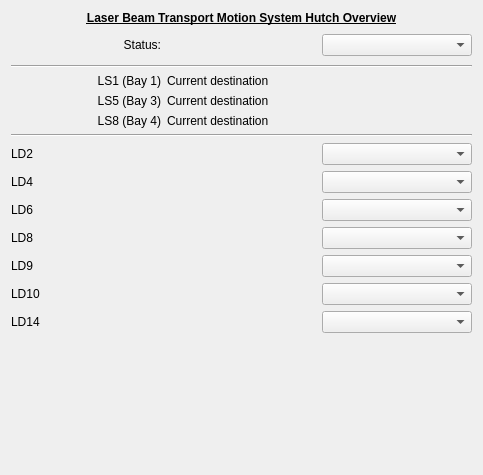
<?xml version="1.0" encoding="UTF-8"?>
<ui version="4.0">
 <class>Form</class>
 <widget class="QWidget" name="Form">
  <property name="geometry">
   <rect>
    <x>0</x>
    <y>0</y>
    <width>483</width>
    <height>475</height>
   </rect>
  </property>
  <property name="windowTitle">
   <string>Laser Beam Transport Motion System Hutch Overview</string>
  </property>
  <layout class="QGridLayout" name="gridLayout">
   <item row="9" column="2">
    <widget class="PyDMEnumComboBox" name="PyDMEnumComboBox_3">
     <property name="toolTip">
      <string/>
     </property>
     <property name="alarmSensitiveContent" stdset="0">
      <bool>false</bool>
     </property>
     <property name="alarmSensitiveBorder" stdset="0">
      <bool>true</bool>
     </property>
     <property name="channel" stdset="0">
      <string>ca://LTLHN:LD4:BTPS:YieldsControl</string>
     </property>
    </widget>
   </item>
   <item row="1" column="0">
    <widget class="QLabel" name="label">
     <property name="text">
      <string>Status:</string>
     </property>
     <property name="alignment">
      <set>Qt::AlignRight|Qt::AlignTrailing|Qt::AlignVCenter</set>
     </property>
    </widget>
   </item>
   <item row="4" column="1">
    <widget class="BtmsLaserDestinationLabel" name="current_dest_label_2">
     <property name="sizePolicy">
      <sizepolicy hsizetype="Preferred" vsizetype="Maximum">
       <horstretch>0</horstretch>
       <verstretch>0</verstretch>
      </sizepolicy>
     </property>
     <property name="text">
      <string>Current destination</string>
     </property>
     <property name="channel" stdset="0">
      <string>ca://LTLHN:LS5:BTPS:CurrentLD_RBV</string>
     </property>
    </widget>
   </item>
   <item row="11" column="2">
    <widget class="PyDMEnumComboBox" name="PyDMEnumComboBox_5">
     <property name="toolTip">
      <string/>
     </property>
     <property name="alarmSensitiveContent" stdset="0">
      <bool>false</bool>
     </property>
     <property name="alarmSensitiveBorder" stdset="0">
      <bool>true</bool>
     </property>
     <property name="channel" stdset="0">
      <string>ca://LTLHN:LD8:BTPS:YieldsControl</string>
     </property>
    </widget>
   </item>
   <item row="5" column="1">
    <widget class="BtmsLaserDestinationLabel" name="current_dest_label_3">
     <property name="sizePolicy">
      <sizepolicy hsizetype="Preferred" vsizetype="Maximum">
       <horstretch>0</horstretch>
       <verstretch>0</verstretch>
      </sizepolicy>
     </property>
     <property name="text">
      <string>Current destination</string>
     </property>
     <property name="channel" stdset="0">
      <string>ca://LTLHN:LS8:BTPS:CurrentLD_RBV</string>
     </property>
    </widget>
   </item>
   <item row="14" column="1">
    <widget class="PyDMLabel" name="PyDMLabel_22">
     <property name="font">
      <font>
       <weight>75</weight>
       <bold>true</bold>
      </font>
     </property>
     <property name="toolTip">
      <string/>
     </property>
     <property name="precision" stdset="0">
      <number>0</number>
     </property>
     <property name="showUnits" stdset="0">
      <bool>false</bool>
     </property>
     <property name="precisionFromPV" stdset="0">
      <bool>true</bool>
     </property>
     <property name="alarmSensitiveContent" stdset="0">
      <bool>true</bool>
     </property>
     <property name="alarmSensitiveBorder" stdset="0">
      <bool>true</bool>
     </property>
     <property name="channel" stdset="0">
      <string>ca://LTLHN:LD14:BTPS:YieldsControl_RBV</string>
     </property>
    </widget>
   </item>
   <item row="10" column="1">
    <widget class="PyDMLabel" name="PyDMLabel_18">
     <property name="font">
      <font>
       <weight>75</weight>
       <bold>true</bold>
      </font>
     </property>
     <property name="toolTip">
      <string/>
     </property>
     <property name="precision" stdset="0">
      <number>0</number>
     </property>
     <property name="showUnits" stdset="0">
      <bool>false</bool>
     </property>
     <property name="precisionFromPV" stdset="0">
      <bool>true</bool>
     </property>
     <property name="alarmSensitiveContent" stdset="0">
      <bool>true</bool>
     </property>
     <property name="alarmSensitiveBorder" stdset="0">
      <bool>true</bool>
     </property>
     <property name="channel" stdset="0">
      <string>ca://LTLHN:LD6:BTPS:YieldsControl_RBV</string>
     </property>
    </widget>
   </item>
   <item row="3" column="1">
    <widget class="BtmsLaserDestinationLabel" name="current_dest_label">
     <property name="sizePolicy">
      <sizepolicy hsizetype="Preferred" vsizetype="Maximum">
       <horstretch>0</horstretch>
       <verstretch>0</verstretch>
      </sizepolicy>
     </property>
     <property name="text">
      <string>Current destination</string>
     </property>
     <property name="channel" stdset="0">
      <string>ca://LTLHN:LS1:BTPS:CurrentLD_RBV</string>
     </property>
    </widget>
   </item>
   <item row="4" column="0">
    <widget class="QLabel" name="source_name_label_2">
     <property name="sizePolicy">
      <sizepolicy hsizetype="Preferred" vsizetype="Maximum">
       <horstretch>0</horstretch>
       <verstretch>0</verstretch>
      </sizepolicy>
     </property>
     <property name="text">
      <string>LS5 (Bay 3)</string>
     </property>
     <property name="alignment">
      <set>Qt::AlignRight|Qt::AlignTrailing|Qt::AlignVCenter</set>
     </property>
    </widget>
   </item>
   <item row="11" column="1">
    <widget class="PyDMLabel" name="PyDMLabel_19">
     <property name="font">
      <font>
       <weight>75</weight>
       <bold>true</bold>
      </font>
     </property>
     <property name="toolTip">
      <string/>
     </property>
     <property name="precision" stdset="0">
      <number>0</number>
     </property>
     <property name="showUnits" stdset="0">
      <bool>false</bool>
     </property>
     <property name="precisionFromPV" stdset="0">
      <bool>true</bool>
     </property>
     <property name="alarmSensitiveContent" stdset="0">
      <bool>true</bool>
     </property>
     <property name="alarmSensitiveBorder" stdset="0">
      <bool>true</bool>
     </property>
     <property name="channel" stdset="0">
      <string>ca://LTLHN:LD8:BTPS:YieldsControl_RBV</string>
     </property>
    </widget>
   </item>
   <item row="14" column="0">
    <layout class="QHBoxLayout" name="horizontalLayout_14">
     <item>
      <widget class="QLabel" name="label_16">
       <property name="text">
        <string>LD14</string>
       </property>
      </widget>
     </item>
     <item>
      <widget class="PyDMLabel" name="PyDMLabel_14">
       <property name="font">
        <font>
         <weight>75</weight>
         <bold>true</bold>
        </font>
       </property>
       <property name="toolTip">
        <string/>
       </property>
       <property name="precision" stdset="0">
        <number>0</number>
       </property>
       <property name="showUnits" stdset="0">
        <bool>false</bool>
       </property>
       <property name="precisionFromPV" stdset="0">
        <bool>true</bool>
       </property>
       <property name="alarmSensitiveContent" stdset="0">
        <bool>true</bool>
       </property>
       <property name="alarmSensitiveBorder" stdset="0">
        <bool>true</bool>
       </property>
       <property name="channel" stdset="0">
        <string>ca://LTLHN:LD14:BTPS:Name_RBV</string>
       </property>
       <property name="displayFormat" stdset="0">
        <enum>PyDMLabel::String</enum>
       </property>
      </widget>
     </item>
    </layout>
   </item>
   <item row="10" column="0">
    <layout class="QHBoxLayout" name="horizontalLayout_10">
     <item>
      <widget class="QLabel" name="label_12">
       <property name="text">
        <string>LD6</string>
       </property>
      </widget>
     </item>
     <item>
      <widget class="PyDMLabel" name="PyDMLabel_7">
       <property name="font">
        <font>
         <weight>75</weight>
         <bold>true</bold>
        </font>
       </property>
       <property name="toolTip">
        <string/>
       </property>
       <property name="precision" stdset="0">
        <number>0</number>
       </property>
       <property name="showUnits" stdset="0">
        <bool>false</bool>
       </property>
       <property name="precisionFromPV" stdset="0">
        <bool>true</bool>
       </property>
       <property name="alarmSensitiveContent" stdset="0">
        <bool>true</bool>
       </property>
       <property name="alarmSensitiveBorder" stdset="0">
        <bool>true</bool>
       </property>
       <property name="channel" stdset="0">
        <string>ca://LTLHN:LD6:BTPS:Name_RBV</string>
       </property>
       <property name="displayFormat" stdset="0">
        <enum>PyDMLabel::String</enum>
       </property>
      </widget>
     </item>
    </layout>
   </item>
   <item row="3" column="0">
    <widget class="QLabel" name="source_name_label">
     <property name="sizePolicy">
      <sizepolicy hsizetype="Preferred" vsizetype="Maximum">
       <horstretch>0</horstretch>
       <verstretch>0</verstretch>
      </sizepolicy>
     </property>
     <property name="text">
      <string>LS1 (Bay 1)</string>
     </property>
     <property name="alignment">
      <set>Qt::AlignRight|Qt::AlignTrailing|Qt::AlignVCenter</set>
     </property>
    </widget>
   </item>
   <item row="15" column="0">
    <spacer name="verticalSpacer">
     <property name="orientation">
      <enum>Qt::Vertical</enum>
     </property>
     <property name="sizeHint" stdset="0">
      <size>
       <width>20</width>
       <height>40</height>
      </size>
     </property>
    </spacer>
   </item>
   <item row="8" column="2">
    <widget class="PyDMEnumComboBox" name="PyDMEnumComboBox_2">
     <property name="toolTip">
      <string/>
     </property>
     <property name="alarmSensitiveContent" stdset="0">
      <bool>false</bool>
     </property>
     <property name="alarmSensitiveBorder" stdset="0">
      <bool>true</bool>
     </property>
     <property name="channel" stdset="0">
      <string>ca://LTLHN:LD2:BTPS:YieldsControl</string>
     </property>
    </widget>
   </item>
   <item row="8" column="0">
    <layout class="QHBoxLayout" name="horizontalLayout">
     <item>
      <widget class="QLabel" name="label_2">
       <property name="text">
        <string>LD2</string>
       </property>
      </widget>
     </item>
     <item>
      <widget class="PyDMLabel" name="PyDMLabel_2">
       <property name="font">
        <font>
         <weight>75</weight>
         <bold>true</bold>
        </font>
       </property>
       <property name="toolTip">
        <string/>
       </property>
       <property name="precision" stdset="0">
        <number>0</number>
       </property>
       <property name="showUnits" stdset="0">
        <bool>false</bool>
       </property>
       <property name="precisionFromPV" stdset="0">
        <bool>true</bool>
       </property>
       <property name="alarmSensitiveContent" stdset="0">
        <bool>true</bool>
       </property>
       <property name="alarmSensitiveBorder" stdset="0">
        <bool>true</bool>
       </property>
       <property name="channel" stdset="0">
        <string>ca://LTLHN:LD2:BTPS:Name_RBV</string>
       </property>
       <property name="displayFormat" stdset="0">
        <enum>PyDMLabel::String</enum>
       </property>
      </widget>
     </item>
    </layout>
   </item>
   <item row="12" column="0">
    <layout class="QHBoxLayout" name="horizontalLayout_12">
     <item>
      <widget class="QLabel" name="label_14">
       <property name="text">
        <string>LD9</string>
       </property>
      </widget>
     </item>
     <item>
      <widget class="PyDMLabel" name="PyDMLabel_11">
       <property name="font">
        <font>
         <weight>75</weight>
         <bold>true</bold>
        </font>
       </property>
       <property name="toolTip">
        <string/>
       </property>
       <property name="precision" stdset="0">
        <number>0</number>
       </property>
       <property name="showUnits" stdset="0">
        <bool>false</bool>
       </property>
       <property name="precisionFromPV" stdset="0">
        <bool>true</bool>
       </property>
       <property name="alarmSensitiveContent" stdset="0">
        <bool>true</bool>
       </property>
       <property name="alarmSensitiveBorder" stdset="0">
        <bool>true</bool>
       </property>
       <property name="channel" stdset="0">
        <string>ca://LTLHN:LD9:BTPS:Name_RBV</string>
       </property>
       <property name="displayFormat" stdset="0">
        <enum>PyDMLabel::String</enum>
       </property>
      </widget>
     </item>
    </layout>
   </item>
   <item row="12" column="2">
    <widget class="PyDMEnumComboBox" name="PyDMEnumComboBox_6">
     <property name="toolTip">
      <string/>
     </property>
     <property name="alarmSensitiveContent" stdset="0">
      <bool>false</bool>
     </property>
     <property name="alarmSensitiveBorder" stdset="0">
      <bool>true</bool>
     </property>
     <property name="channel" stdset="0">
      <string>ca://LTLHN:LD9:BTPS:YieldsControl</string>
     </property>
    </widget>
   </item>
   <item row="12" column="1">
    <widget class="PyDMLabel" name="PyDMLabel_20">
     <property name="font">
      <font>
       <weight>75</weight>
       <bold>true</bold>
      </font>
     </property>
     <property name="toolTip">
      <string/>
     </property>
     <property name="precision" stdset="0">
      <number>0</number>
     </property>
     <property name="showUnits" stdset="0">
      <bool>false</bool>
     </property>
     <property name="precisionFromPV" stdset="0">
      <bool>true</bool>
     </property>
     <property name="alarmSensitiveContent" stdset="0">
      <bool>true</bool>
     </property>
     <property name="alarmSensitiveBorder" stdset="0">
      <bool>true</bool>
     </property>
     <property name="channel" stdset="0">
      <string>ca://LTLHN:LD9:BTPS:YieldsControl_RBV</string>
     </property>
    </widget>
   </item>
   <item row="9" column="0">
    <layout class="QHBoxLayout" name="horizontalLayout_9">
     <item>
      <widget class="QLabel" name="label_11">
       <property name="text">
        <string>LD4</string>
       </property>
      </widget>
     </item>
     <item>
      <widget class="PyDMLabel" name="PyDMLabel_6">
       <property name="font">
        <font>
         <weight>75</weight>
         <bold>true</bold>
        </font>
       </property>
       <property name="toolTip">
        <string/>
       </property>
       <property name="precision" stdset="0">
        <number>0</number>
       </property>
       <property name="showUnits" stdset="0">
        <bool>false</bool>
       </property>
       <property name="precisionFromPV" stdset="0">
        <bool>true</bool>
       </property>
       <property name="alarmSensitiveContent" stdset="0">
        <bool>true</bool>
       </property>
       <property name="alarmSensitiveBorder" stdset="0">
        <bool>true</bool>
       </property>
       <property name="channel" stdset="0">
        <string>ca://LTLHN:LD4:BTPS:Name_RBV</string>
       </property>
       <property name="displayFormat" stdset="0">
        <enum>PyDMLabel::String</enum>
       </property>
      </widget>
     </item>
    </layout>
   </item>
   <item row="14" column="2">
    <widget class="PyDMEnumComboBox" name="PyDMEnumComboBox_8">
     <property name="toolTip">
      <string/>
     </property>
     <property name="alarmSensitiveContent" stdset="0">
      <bool>false</bool>
     </property>
     <property name="alarmSensitiveBorder" stdset="0">
      <bool>true</bool>
     </property>
     <property name="channel" stdset="0">
      <string>ca://LTLHN:LD14:BTPS:YieldsControl</string>
     </property>
    </widget>
   </item>
   <item row="9" column="1">
    <widget class="PyDMLabel" name="PyDMLabel_17">
     <property name="font">
      <font>
       <weight>75</weight>
       <bold>true</bold>
      </font>
     </property>
     <property name="toolTip">
      <string/>
     </property>
     <property name="precision" stdset="0">
      <number>0</number>
     </property>
     <property name="showUnits" stdset="0">
      <bool>false</bool>
     </property>
     <property name="precisionFromPV" stdset="0">
      <bool>true</bool>
     </property>
     <property name="alarmSensitiveContent" stdset="0">
      <bool>true</bool>
     </property>
     <property name="alarmSensitiveBorder" stdset="0">
      <bool>true</bool>
     </property>
     <property name="channel" stdset="0">
      <string>ca://LTLHN:LD4:BTPS:YieldsControl_RBV</string>
     </property>
    </widget>
   </item>
   <item row="1" column="1">
    <widget class="PyDMLabel" name="PyDMLabel">
     <property name="font">
      <font>
       <pointsize>18</pointsize>
       <weight>75</weight>
       <bold>true</bold>
      </font>
     </property>
     <property name="toolTip">
      <string/>
     </property>
     <property name="precision" stdset="0">
      <number>0</number>
     </property>
     <property name="showUnits" stdset="0">
      <bool>false</bool>
     </property>
     <property name="precisionFromPV" stdset="0">
      <bool>true</bool>
     </property>
     <property name="alarmSensitiveContent" stdset="0">
      <bool>true</bool>
     </property>
     <property name="alarmSensitiveBorder" stdset="0">
      <bool>true</bool>
     </property>
     <property name="channel" stdset="0">
      <string>ca://LTLHN:BTPS:Config:Maintenance_RBV</string>
     </property>
    </widget>
   </item>
   <item row="11" column="0">
    <layout class="QHBoxLayout" name="horizontalLayout_11">
     <item>
      <widget class="QLabel" name="label_13">
       <property name="text">
        <string>LD8</string>
       </property>
      </widget>
     </item>
     <item>
      <widget class="PyDMLabel" name="PyDMLabel_9">
       <property name="font">
        <font>
         <weight>75</weight>
         <bold>true</bold>
        </font>
       </property>
       <property name="toolTip">
        <string/>
       </property>
       <property name="precision" stdset="0">
        <number>0</number>
       </property>
       <property name="showUnits" stdset="0">
        <bool>false</bool>
       </property>
       <property name="precisionFromPV" stdset="0">
        <bool>true</bool>
       </property>
       <property name="alarmSensitiveContent" stdset="0">
        <bool>true</bool>
       </property>
       <property name="alarmSensitiveBorder" stdset="0">
        <bool>true</bool>
       </property>
       <property name="channel" stdset="0">
        <string>ca://LTLHN:LD8:BTPS:Name_RBV</string>
       </property>
       <property name="displayFormat" stdset="0">
        <enum>PyDMLabel::String</enum>
       </property>
      </widget>
     </item>
    </layout>
   </item>
   <item row="13" column="2">
    <widget class="PyDMEnumComboBox" name="PyDMEnumComboBox_7">
     <property name="toolTip">
      <string/>
     </property>
     <property name="alarmSensitiveContent" stdset="0">
      <bool>false</bool>
     </property>
     <property name="alarmSensitiveBorder" stdset="0">
      <bool>true</bool>
     </property>
     <property name="channel" stdset="0">
      <string>ca://LTLHN:LD10:BTPS:YieldsControl</string>
     </property>
    </widget>
   </item>
   <item row="5" column="0">
    <widget class="QLabel" name="source_name_label_3">
     <property name="sizePolicy">
      <sizepolicy hsizetype="Preferred" vsizetype="Maximum">
       <horstretch>0</horstretch>
       <verstretch>0</verstretch>
      </sizepolicy>
     </property>
     <property name="text">
      <string>LS8 (Bay 4)</string>
     </property>
     <property name="alignment">
      <set>Qt::AlignRight|Qt::AlignTrailing|Qt::AlignVCenter</set>
     </property>
    </widget>
   </item>
   <item row="1" column="2">
    <widget class="PyDMEnumComboBox" name="PyDMEnumComboBox">
     <property name="toolTip">
      <string/>
     </property>
     <property name="alarmSensitiveContent" stdset="0">
      <bool>false</bool>
     </property>
     <property name="alarmSensitiveBorder" stdset="0">
      <bool>true</bool>
     </property>
     <property name="channel" stdset="0">
      <string>ca://LTLHN:BTPS:Config:Maintenance</string>
     </property>
    </widget>
   </item>
   <item row="10" column="2">
    <widget class="PyDMEnumComboBox" name="PyDMEnumComboBox_4">
     <property name="toolTip">
      <string/>
     </property>
     <property name="alarmSensitiveContent" stdset="0">
      <bool>false</bool>
     </property>
     <property name="alarmSensitiveBorder" stdset="0">
      <bool>true</bool>
     </property>
     <property name="channel" stdset="0">
      <string>ca://LTLHN:LD6:BTPS:YieldsControl</string>
     </property>
    </widget>
   </item>
   <item row="13" column="1">
    <widget class="PyDMLabel" name="PyDMLabel_21">
     <property name="font">
      <font>
       <weight>75</weight>
       <bold>true</bold>
      </font>
     </property>
     <property name="toolTip">
      <string/>
     </property>
     <property name="precision" stdset="0">
      <number>0</number>
     </property>
     <property name="showUnits" stdset="0">
      <bool>false</bool>
     </property>
     <property name="precisionFromPV" stdset="0">
      <bool>true</bool>
     </property>
     <property name="alarmSensitiveContent" stdset="0">
      <bool>true</bool>
     </property>
     <property name="alarmSensitiveBorder" stdset="0">
      <bool>true</bool>
     </property>
     <property name="channel" stdset="0">
      <string>ca://LTLHN:LD10:BTPS:YieldsControl_RBV</string>
     </property>
    </widget>
   </item>
   <item row="13" column="0">
    <layout class="QHBoxLayout" name="horizontalLayout_13">
     <item>
      <widget class="QLabel" name="label_15">
       <property name="text">
        <string>LD10</string>
       </property>
      </widget>
     </item>
     <item>
      <widget class="PyDMLabel" name="PyDMLabel_13">
       <property name="font">
        <font>
         <weight>75</weight>
         <bold>true</bold>
        </font>
       </property>
       <property name="toolTip">
        <string/>
       </property>
       <property name="precision" stdset="0">
        <number>0</number>
       </property>
       <property name="showUnits" stdset="0">
        <bool>false</bool>
       </property>
       <property name="precisionFromPV" stdset="0">
        <bool>true</bool>
       </property>
       <property name="alarmSensitiveContent" stdset="0">
        <bool>true</bool>
       </property>
       <property name="alarmSensitiveBorder" stdset="0">
        <bool>true</bool>
       </property>
       <property name="channel" stdset="0">
        <string>ca://LTLHN:LD10:BTPS:Name_RBV</string>
       </property>
       <property name="displayFormat" stdset="0">
        <enum>PyDMLabel::String</enum>
       </property>
      </widget>
     </item>
    </layout>
   </item>
   <item row="8" column="1">
    <widget class="PyDMLabel" name="PyDMLabel_3">
     <property name="font">
      <font>
       <weight>75</weight>
       <bold>true</bold>
      </font>
     </property>
     <property name="toolTip">
      <string/>
     </property>
     <property name="precision" stdset="0">
      <number>0</number>
     </property>
     <property name="showUnits" stdset="0">
      <bool>false</bool>
     </property>
     <property name="precisionFromPV" stdset="0">
      <bool>true</bool>
     </property>
     <property name="alarmSensitiveContent" stdset="0">
      <bool>true</bool>
     </property>
     <property name="alarmSensitiveBorder" stdset="0">
      <bool>true</bool>
     </property>
     <property name="channel" stdset="0">
      <string>ca://LTLHN:LD2:BTPS:YieldsControl_RBV</string>
     </property>
    </widget>
   </item>
   <item row="0" column="0" colspan="3">
    <widget class="QLabel" name="label_3">
     <property name="font">
      <font>
       <weight>75</weight>
       <bold>true</bold>
       <underline>true</underline>
      </font>
     </property>
     <property name="text">
      <string>Laser Beam Transport Motion System Hutch Overview</string>
     </property>
     <property name="alignment">
      <set>Qt::AlignCenter</set>
     </property>
    </widget>
   </item>
   <item row="6" column="0" colspan="3">
    <widget class="Line" name="line_2">
     <property name="orientation">
      <enum>Qt::Horizontal</enum>
     </property>
    </widget>
   </item>
   <item row="2" column="0" colspan="3">
    <widget class="Line" name="line">
     <property name="orientation">
      <enum>Qt::Horizontal</enum>
     </property>
    </widget>
   </item>
  </layout>
 </widget>
 <customwidgets>
  <customwidget>
   <class>PyDMLabel</class>
   <extends>QLabel</extends>
   <header>pydm.widgets.label</header>
  </customwidget>
  <customwidget>
   <class>PyDMEnumComboBox</class>
   <extends>QComboBox</extends>
   <header>pydm.widgets.enum_combo_box</header>
  </customwidget>
  <customwidget>
   <class>BtmsLaserDestinationLabel</class>
   <extends>QLabel</extends>
   <header>btms_ui.widgets</header>
  </customwidget>
 </customwidgets>
 <resources/>
 <connections/>
</ui>
